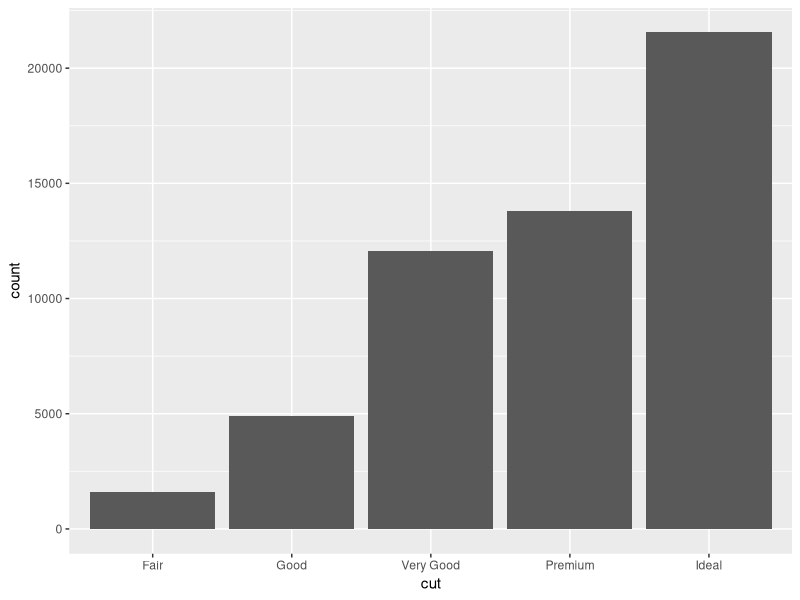
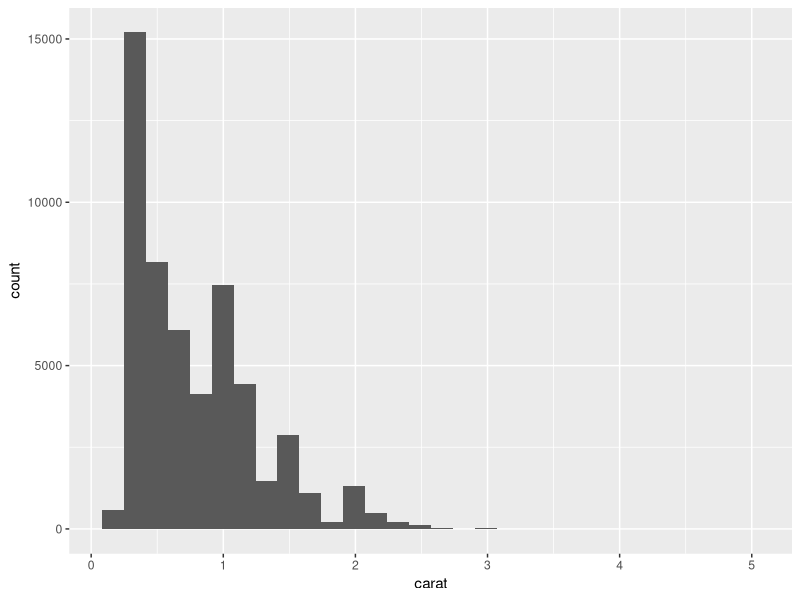
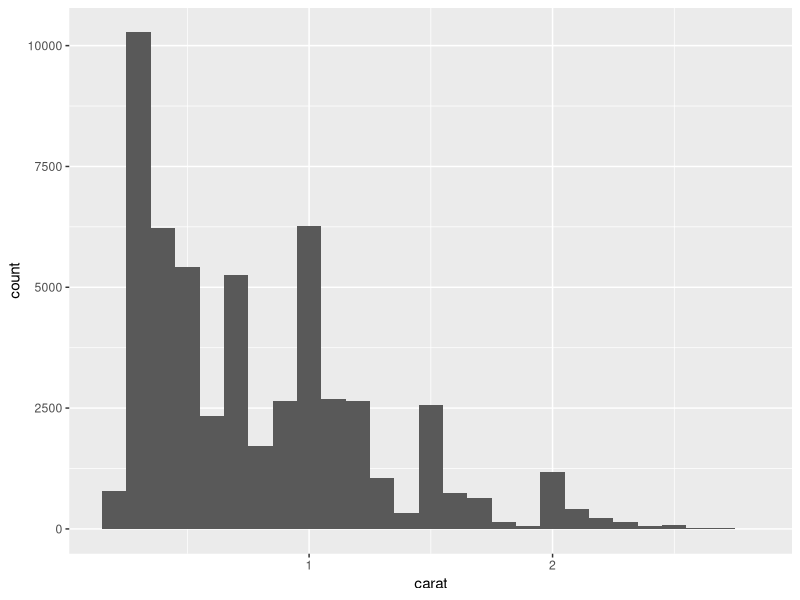
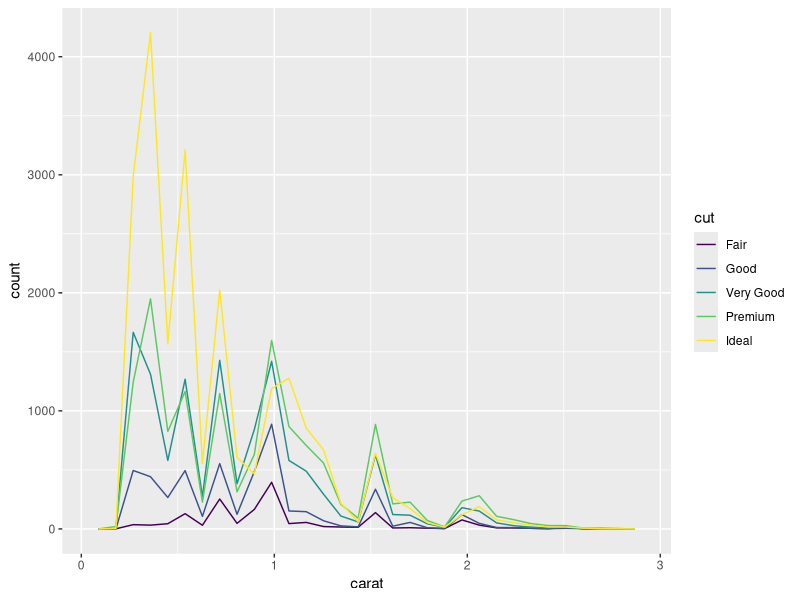
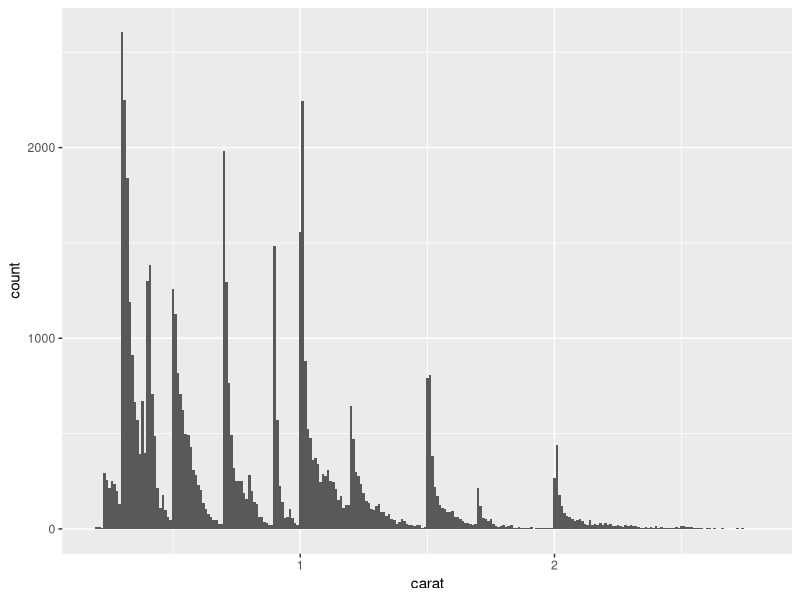
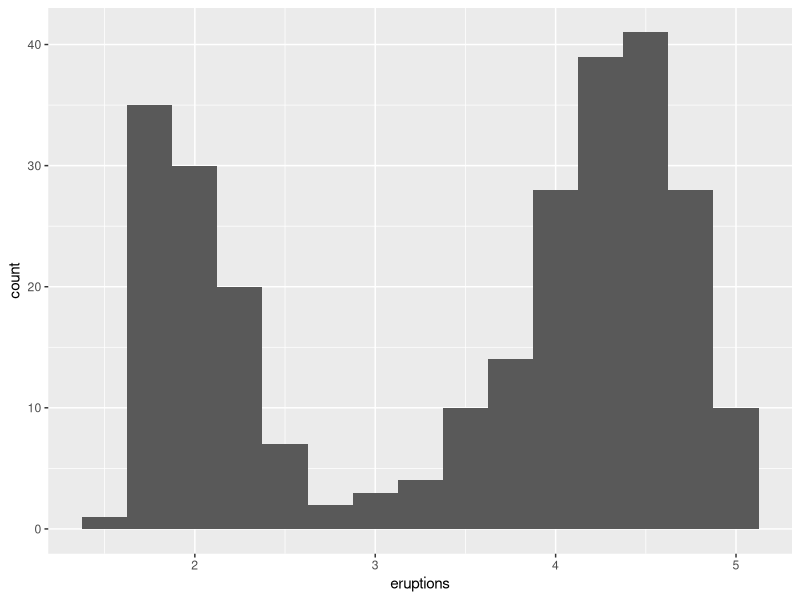
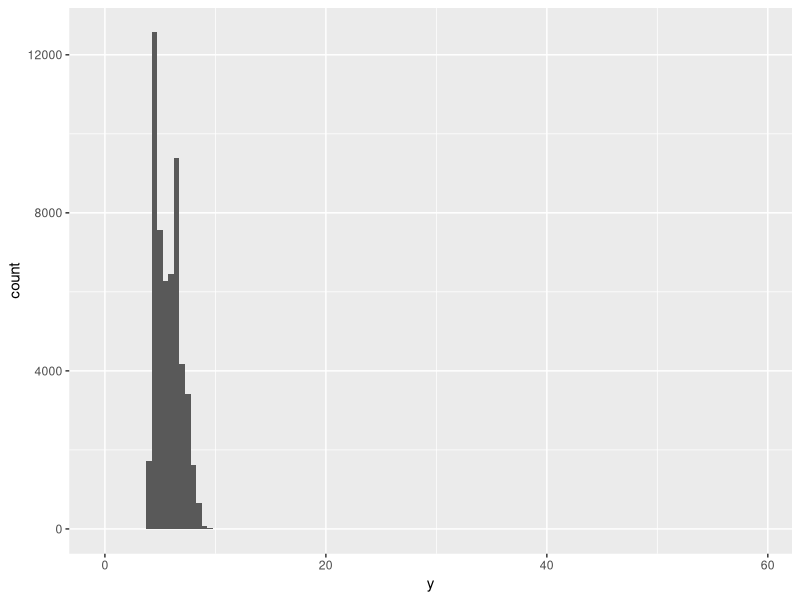
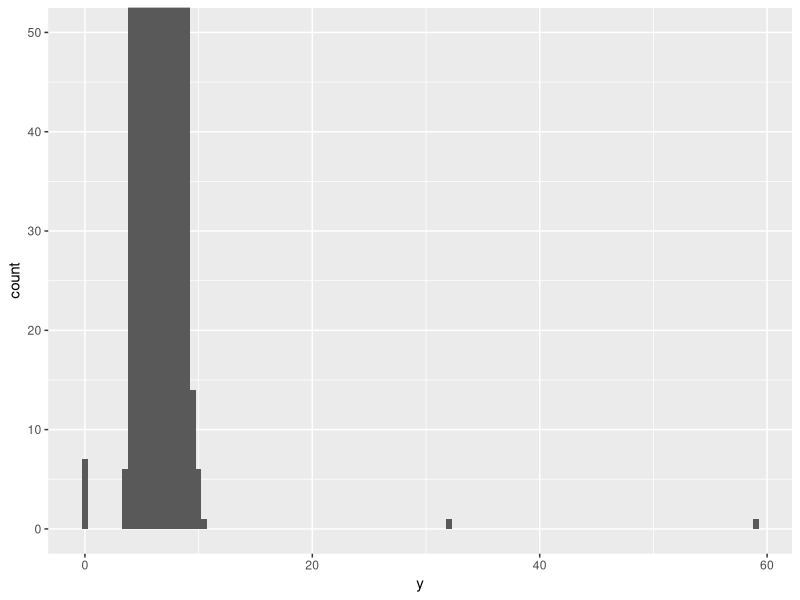

The R script that drew these images, in order:
## ---- chunk 1
library(tidyverse
      )
## ---- chunk 2
diamonds

ggplot(data = diamonds) +
  geom_bar(mapping = aes(x = cut))
## ---- chunk 3
diamonds %>%
  count(cut)
## ---- chunk 4
ggplot(data = diamonds) + 
  geom_histogram(mapping = aes(x = carat, binwidth = 0.5))
## ---- chunk 5
diamonds %>%
  count(cut_width(carat, 0.5))
## ---- chunk 6
smaller <- diamonds %>%
  filter(carat < 3)

ggplot(data = smaller) + 
  geom_histogram(mapping = aes(x = carat), binwidth = 0.1)
## ---- chunk 7
ggplot(data = smaller) + 
  geom_freqpoly(mapping = aes(x = carat, color = cut, binwidth = 0.1))
## ---- chunk 8
ggplot(data = smaller) + 
  geom_histogram(mapping = aes(x = carat), binwidth = 0.01)
## ---- chunk 9
?faithful
## ---- chunk 10
ggplot(data = faithful) +
  geom_histogram(mapping = aes(x = eruptions), binwidth = 0.25)
## ---- chunk 11
ggplot(data = diamonds) + 
  geom_histogram(mapping = aes(x = y), binwidth = 0.5)
## ---- chunk 12
ggplot(data = diamonds) +
  geom_histogram(mapping = aes(x = y), binwidth = 0.5) +
  coord_cartesian(ylim = c(0,50))
## ---- chunk 13

## ---- chunk 14
unusual <- diamonds %>%
  filter(y < 3| y > 20) %>%
  select(price, x, y, z) %>%
  arrange(y)

unusual
## ---- chunk 15

## ---- chunk 16
diamonds
## ---- chunk 17

## ---- chunk 18

## ---- chunk 19
diamonds2 <- diamonds %>%
  mutate(y = ifelse(y < 3 | y > 20, NA, y))
## ---- chunk 20
ggplot(data = diamonds2) +
  geom_point(mapping = aes(x = x, y = y))
## ---- chunk 21

## ---- chunk 22
ggplot(data = diamonds) +
  geom_freqpoly(mapping = aes(x = price, color = cut), binwidth = 500)
## ---- chunk 23
ggplot(data = diamonds) +
  geom_bar(mapping = aes(x = cut))
## ---- chunk 24
ggplot(data = diamonds) +
  geom_freqpoly(mapping = aes(x = price, y = ..density.., color = cut), binwidth = 500)
## ---- chunk 25
ggplot(data = diamonds, mapping = aes(x = cut, y = price)) +
  geom_boxplot()
  
## ---- chunk 26
ggplot(data = mpg, mapping = aes(x = class, y = hwy)) +
  geom_boxplot()
## ---- chunk 27
ggplot(data = mpg) +
  geom_boxplot(mapping = aes(x = reorder(class, hwy, FUN = median),y = hwy))
## ---- chunk 28
ggplot(data = mpg) +
  geom_boxplot(mapping = aes(x = reorder(class, hwy, FUN = median),y = hwy)) +
  coord_flip()
## ---- chunk 29
ggplot(diamonds, aes(x = cut, y = color)) + geom_count()
## ---- chunk 30
diamonds %>%
  count(color, cut)
## ---- chunk 31
diamonds %>%
  count(color, cut) %>%
  ggplot(aes(x = color, y = cut)) +
  geom_tile(mapping = aes(fill = n))
## ---- chunk 32
ggplot(diamonds, aes(x = carat, y = price)) + geom_point()
## ---- chunk 33
ggplot(diamonds, aes(x = carat, y = price)) + geom_point(alpha = .5)
## ---- chunk 34
ggplot(smaller, aes(x = carat, y = price)) + geom_bin2d()
## ---- chunk 35
ggplot(smaller, aes(x = carat, y = price)) + geom_hex()
## ---- chunk 36
ggplot(data = smaller, mapping = aes(x = carat, y = price)) +
  geom_boxplot(aes(group = cut_width(carat, 0.1)))
## ---- chunk 37

## ---- chunk 38

## ---- chunk 39

## ---- chunk 40

